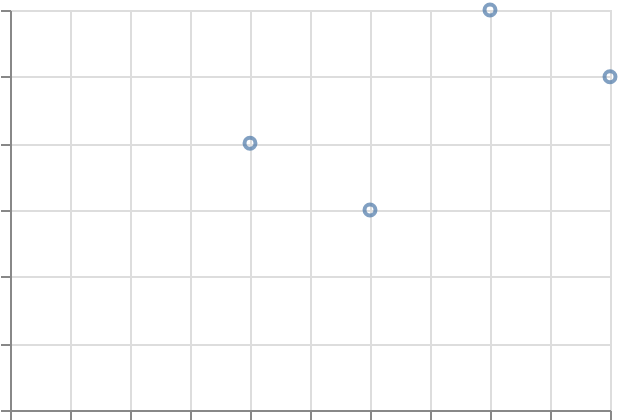

Write the Vega-Lite specification saved for this chart.
### Vega-Lite specification from a JSON file in a GitHub repository (floating-point values rounded to 4 significant figures)
{"$schema": "https://vega.github.io/schema/vega-lite/v6.json", "padding": 5, "autosize": "none", "width": 300, "height": 200, "data": {"name": "table", "values": [{"c": "A", "g": "p", "x": 1, "y": 2, "v": 5, "t": "2024-01-15", "o": {"v": 3}, "IMDB Rating": 6.1, "d": "x1"}, {"c": "B", "g": "q", "x": 2, "y": 4, "v": 9, "t": "2024-02-20", "o": {"v": 7}, "IMDB Rating": 7.4, "d": "x2"}, {"c": "A", "g": "q", "x": 3, "y": 3, "v": 2, "t": "2024-03-05", "o": {"v": 1}, "IMDB Rating": 5.2, "d": "x1"}, {"c": "C", "g": "p", "x": 4, "y": 6, "v": 7, "t": "2024-05-30", "o": {"v": 4}, "IMDB Rating": 8.8, "d": "x3"}, {"c": "B", "g": "p", "x": 5, "y": 5, "v": 4, "t": "2024-07-11", "o": {"v": 9}, "IMDB Rating": 6.9, "d": "x2"}, {"c": "C", "g": "q", "x": 6, "y": 8, "v": 6, "t": "2024-09-02", "o": {"v": 2}, "IMDB Rating": 7.7, "d": "x3"}, {"c": "A", "g": "p", "x": 7, "y": 7, "v": 8, "t": "2024-11-25", "o": {"v": 5}, "IMDB Rating": 4.4, "d": "x1"}, {"c": "B", "g": "q", "x": 8, "y": 9, "v": 3, "t": "2024-12-31", "o": {"v": 8}, "IMDB Rating": 9.1, "d": "x2"}]}, "transform": [{"filter": {"field": "t", "timeUnit": "month", "range": [{"month": "feb"}, {"month": "aug"}]}}], "mark": "point", "encoding": {"x": {"field": "x", "type": "quantitative"}, "y": {"field": "y", "type": "quantitative"}}}
